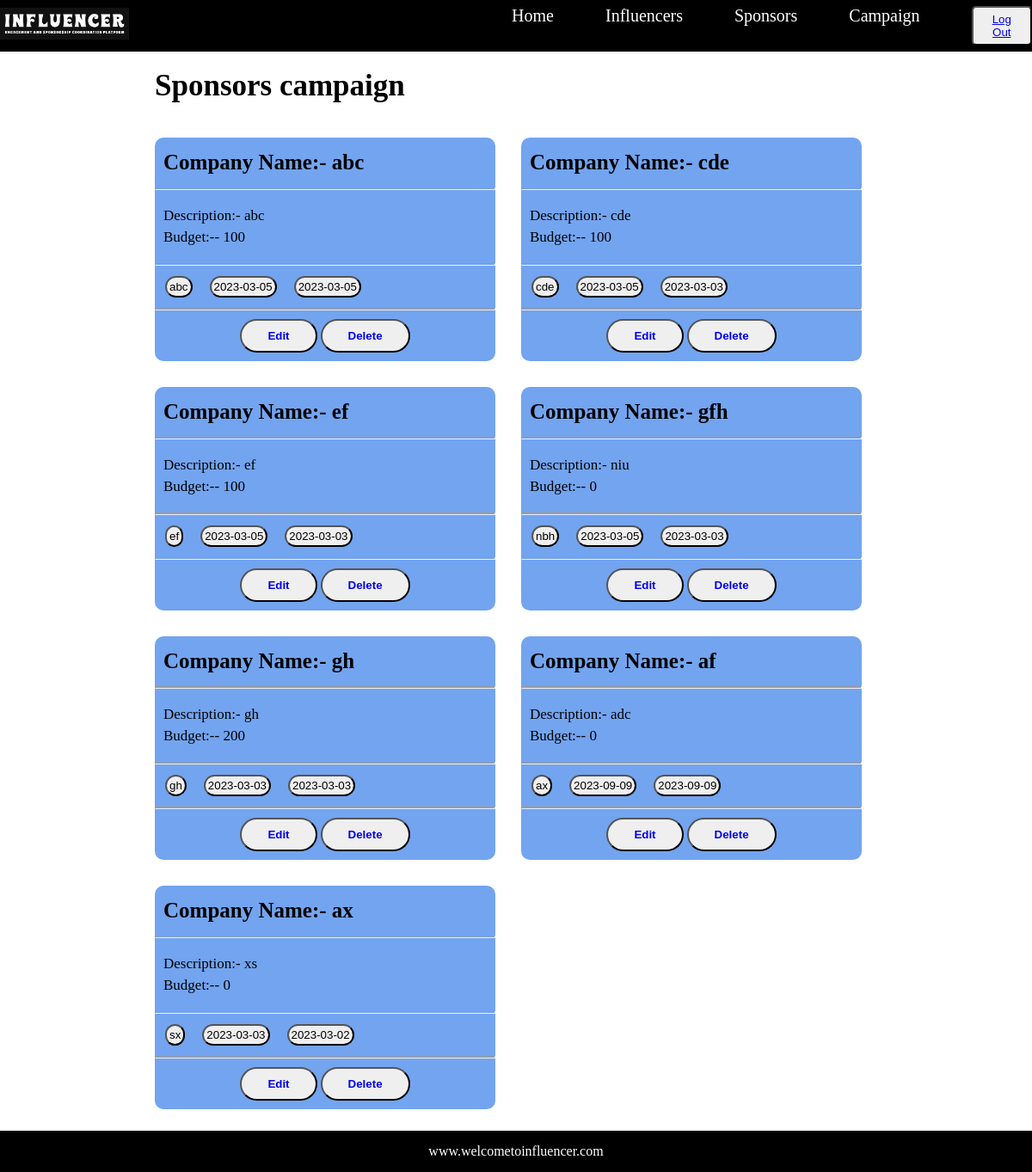
Before: /campaign (signed in) with the older database file.
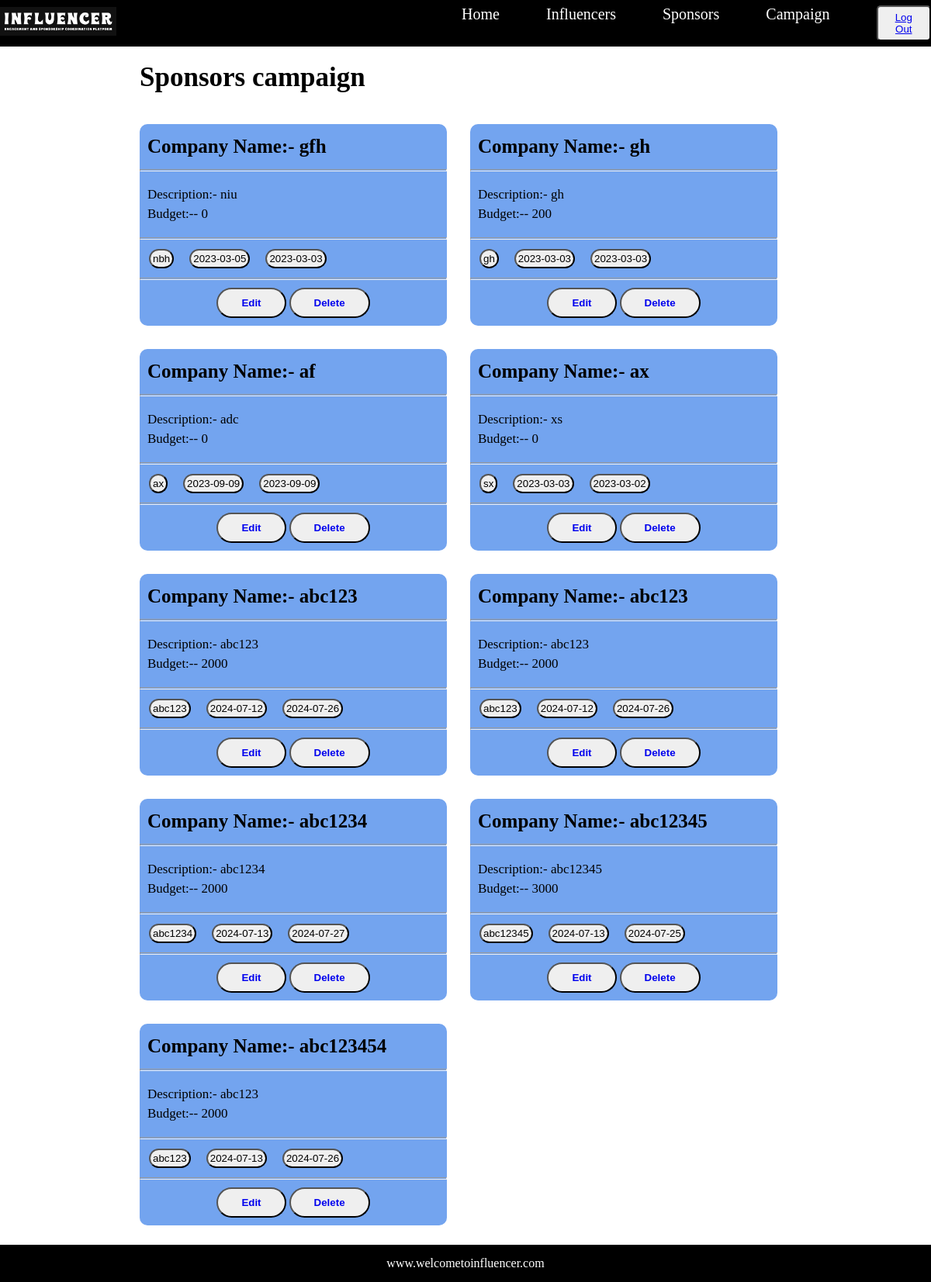
After: the same page with the newer database file.
### model.py (models this page shows)
class Sponsors(db.Model):
    sponsor_id = db.Column(db.Integer(),primary_key=True)
    company_name = db.Column(db.String(),nullable=False)
    desc = db.Column(db.String(),nullable=False)
    industry = db.Column(db.String(),nullable=False)
    start_date = db.Column(db.Date())
    end_date = db.Column(db.Date())
    budget = db.Column(db.Integer(),nullable=False)

### controller.py (the view)
@app.route("/campaign", methods=["GET", "POST"])
def campaign():
    if "username" in session:
        sponsor=Sponsors.query.all()
        user=Register.query.filter_by(username=session['username']).first()
        return render_template('campaign.html',sponsors=sponsor,role=user.role)
    else:
        return redirect('/login')

### templates/campaign.html (shortened to what this page needs)
{% extends 'layout.html' %}
{% block body %}
<div class="sponsors">
    <div class="spon-head">
        <h2>Sponsors campaign</h2>
    </div>
    <div class="sponsors-cards">
        {% for sponsor in sponsors %}
        <div class="sponsors-card">
            <div class="spon-card">
                <h3>Company Name:- {{sponsor.company_name}}</h3>
                <hr class="spon-hr">
                <div class="card-mid">
                    <p>Description:- {{sponsor.desc}}</p>
                    <p>Budget:-- {{sponsor.budget}}</p>
                </div>
                <hr class="spon-hr">
                <div class="card-bot">
                    <button>{{sponsor.industry}}</button>
                    <button>{{sponsor.start_date}}</button>
                    <button>{{sponsor.end_date}}</button>
                </div>
                <hr class="spon-hr">
                <div class="spon-btn">
                    {% if role == "influencer" %}
                    <button class="spon-sub"><a href="#">Contact Us</a></button>
                    {% else %}
                    <button class="spon-sub"><a href="#">Edit</a></button>
                    <button class="spon-sub"><a href="/delete_campaign/{{sponsor.sponsor_id}}">Delete</a></button>
                    {% endif %}
                </div>
            </div>
        </div>
        {% endfor %}
    </div>
</div>
{% endblock %}

### templates/layout.html (shortened to what this page needs)
<!DOCTYPE html>
<html lang="en">
<head>
    <link rel="stylesheet" href="{{ url_for('static',filename='utilits.css')}} ">
</head>
<body>
    <div class="nav-bar">
        <div class="left-nav"><img width="150px" src="{{ url_for('static', filename='img/nav-img.png') }}" alt="img">
        </div>
        <div class="right-nav">
            <ul>
                <li><a href="/home">Home</a></li>
                <li><a href="/influencer">Influencers</a></li>
                <li><a href="/sponsor">Sponsors</a></li>
                <li><a href="/campaign">Campaign</a></li>
                <button class="nav-btn"> <a href="/logout">Log Out</a> </button>
            </ul>
        </div>
    </div>
    {% block body %}
    {% endblock %}
    <div class="footer">
        <span>www.welcometoinfluencer.com</span>
    </div>
</body>
</html>

### static/utilits.css (style rules this page uses)
* { margin: 0; padding: 0; }
.nav-bar { background-color: black; display: flex; font-size: 20px; align-items: center; justify-content: center; height: 60px; }
.left-nav { width: 50%; }
.right-nav>ul { display: flex; flex-direction: row; gap: 60px; }
.right-nav>ul>li { list-style: none; }
.right-nav>ul>li>a { text-decoration: none; color: white; }
.nav-btn { padding: 6px 12px; border-radius: 5px; }
.footer { background-color: black; color: white; text-align: center; padding: 15px 0px; margin-top: 25px; bottom: 0%; position: relative; }
.sponsors { width: 70vw; min-height: 100vh; margin: 0px auto; }
.spon-head { display: flex; justify-content: space-between; padding: 20px 0px; padding-right: 40px; }
.sponsors> .spon-head>h2 { font-size: 35px; }
.spon-card { background-color: rgb(115, 164, 239); width: 33vw; height: 260px; border-radius: 10px; }
.spon-card>h3 { font-size: 25px; padding: 15px 10px; }
.card-mid { font-size: 17px; padding: 20px 10px; display: flex; flex-direction: column; gap: 5px; }
.card-bot { padding: 12px; display: flex; flex-direction: row; gap: 20px; }
.card-bot > button { border-radius: 21px ; padding: 3px 3px; }
.spon-hr { height: 1px; }
.sponsors-card { display: flex; flex-direction: row; justify-content: space-between; }
.sponsors-cards { padding-top: 20px; display: flex; flex-direction: row; flex-wrap: wrap; gap: 30px; }
.spon-btn { text-align: center; margin: 10px 0px; }
.spon-sub { padding: 10px 30px; border-radius: 30px; cursor: pointer; }
.spon-sub > a { text-decoration: none; font-weight: bold; }

Changed rows visible on the page:
removed Sponsors: company_name "abc", desc "abc", budget "100", industry "abc", start_date "2023-03-05", end_date "2023-03-05"
removed Sponsors: company_name "cde", desc "cde", budget "100", industry "cde", start_date "2023-03-05", end_date "2023-03-03"
removed Sponsors: company_name "ef", desc "ef", budget "100", industry "ef", start_date "2023-03-05", end_date "2023-03-03"
added Sponsors: company_name "abc123", desc "abc123", budget "2000", industry "abc123", start_date "2024-07-12", end_date "2024-07-26"
added Sponsors: company_name "abc123", desc "abc123", budget "2000", industry "abc123", start_date "2024-07-12", end_date "2024-07-26"
added Sponsors: company_name "abc1234", desc "abc1234", budget "2000", industry "abc1234", start_date "2024-07-13", end_date "2024-07-27"
added Sponsors: company_name "abc12345", desc "abc12345", budget "3000", industry "abc12345", start_date "2024-07-13", end_date "2024-07-25"
added Sponsors: company_name "abc123454", desc "abc123", budget "2000", industry "abc123", start_date "2024-07-13", end_date "2024-07-26"
